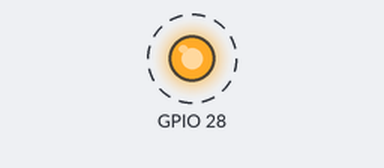
Bench run of a program on a simulated Raspberry Pi (BCM pin numbers). Shown: output pins drawn as LEDs (lit = HIGH). Dashed ring = blinking.

Above: at 0.05 s.
Timing chart, 0 to 3.0 s (numbered marks = the images above):
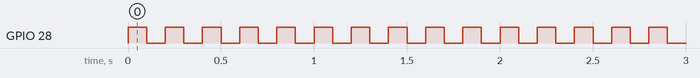

Measured:
- by itself, GPIO 28: alternates HIGH for 0.10 s and LOW for 0.10 s

The program:

GPIO_Snabblink.py
```python
import gpiod
import time

chip = gpiod.Chip('gpiochip0')
line = chip.get_line(28)
line.request(consumer="led", type=gpiod.LINE_REQ_DIR_OUT)

while True:
    line.set_value(1)
    time.sleep(0.1)  # 0.1 sekunder = 100 ms
    line.set_value(0)
    time.sleep(0.1)
```
